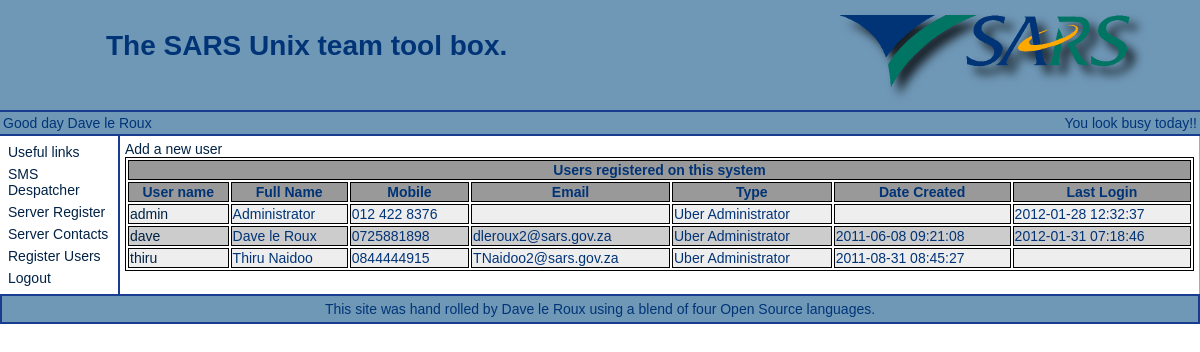
Page /index.php?option=users (signed in) on the committed database.
### tables this page shows
CREATE TABLE `users` (
  `id` int(11) NOT NULL auto_increment,
  `UserName` varchar(40) default NULL,
  `FullName` varchar(60) default NULL,
  `MobilePhone` varchar(25) default NULL,
  `Email` varchar(30) default NULL,
  `Level` int(1) default '1',
  `DateCreated` datetime default NULL,
  `LastLogin` datetime default NULL,
  `Password` varchar(32) default NULL,
  PRIMARY KEY  (`id`),
  UNIQUE KEY `id` (`id`)
);

### functions.php (the view, shortened to what this page needs)
<?php
class layout
{
	function Header( $TitleString )
	{
		echo "<html>\n";
		echo "\t<head>\n";
		echo "\t\t<link href='styles/styles.css' rel='stylesheet' type='text/css'>\n";
		echo "\t</head>\n";
		echo "\t<body leftmargin='0' topmargin='0' marginwidth='0' marginheight='0'>\n";
		echo "\t\t<table width='100%' cellspacing='0' cellpadding='0'>\n";
		echo "\t\t\t<tr height='37' bgcolor='#6f98b7'>\n";
		echo "\t\t\t\t<td valign='bottom' colspan='3' nowrap>\n";
		echo "\t\t\t\t\t<table width='100%' cellspacing='0' cellpadding='0'>\n";
		echo "\t\t\t\t\t\t<tr>\n";
		echo "\t\t\t\t\t\t\t<td align='middle' valign='middle'>\n";
		echo "\t\t\t\t\t\t\t\t<h1><b>$TitleString</b></h1>\n";
		echo "\t\t\t\t\t\t\t</td>\n";
		echo "\t\t\t\t\t\t\t<td align='right'>\n";
		echo "\t\t\t\t\t\t\t\t<img src='images/SARS-WebBanner-2.png' align='absmiddle'>\n";
		echo "\t\t\t\t\t\t\t</td>\n";
		echo "\t\t\t\t\t\t</tr>\n";
		echo "\t\t\t\t\t</table>\n";
		echo "\t\t\t\t</td>\n";
		echo "\t\t\t</tr>\n";
		echo "\t\t\t<tr style='background-color: #183c8f; height: 2px;'>\n";
		echo "\t\t\t\t<td colspan=3 style='background: #183c8f;'>\n";
		echo "\t\t\t\t\t<img src='images/blank.png'>\n";
		echo "\t\t\t\t</td>\n";
		echo "\t\t\t</tr>\n";
		echo "\t\t\t<tr height='5' bgcolor='#6f98b7'>\n";
		echo "\t\t\t\t<td colspan='3'>\n";
		echo "\t\t\t\t\t<table width='100%'>\n";
		echo "\t\t\t\t\t\t<tr>\n";
		echo "\t\t\t\t\t\t\t<td>\n";
		echo "\t\t\t\t\t\t\t\tGood day ".$_SESSION['userfullname']."\n";
		echo "\t\t\t\t\t\t\t</td>\n";
		echo "\t\t\t\t\t\t\t<td align='right'>\n";
		echo "\t\t\t\t\t\t\t\tYou look busy today!!\n";
		echo "\t\t\t\t\t\t\t</td>\n";
		echo "\t\t\t\t\t\t</tr>\n";
		echo "\t\t\t\t\t</table>\n";
		echo "\t\t\t\t</td>\n";
		echo "\t\t\t</tr>\n";
		echo "\t\t\t<tr style='background-color: #183c8f; height: 2px;'>\n";
		echo "\t\t\t\t<td colspan=3 style='background: #183c8f;'>\n";
		echo "\t\t\t\t\t<img src='images/blank.png'>\n";
		echo "\t\t\t\t</td>\n";
		echo "\t\t\t</tr>\n";
		echo "\t\t\t<tr>\n";
		echo "\t\t\t\t<td valign='top' colspan='1' rowspan='2' width='10%' style='padding: 5px; border-right: #183c8f 2px solid;'>\n";
		echo "\t\t\t\t\t<table cellpadding='3' cellspacing='0' border='0' width='100%'>\n";
		echo "\t\t\t\t\t\t<tr>\n";
		echo "\t\t\t\t\t\t\t<td>\n";
		echo "\t\t\t\t\t\t\t\t<a href='index.php?option=links'>Useful links</a>\n";
		echo "\t\t\t\t\t\t\t</td>\n";
		echo "\t\t\t\t\t\t</tr>\n";
		echo "\t\t\t\t\t\t<tr>\n";
		echo "\t\t\t\t\t\t\t<td>\n";
		echo "\t\t\t\t\t\t\t\t<a href='index.php?option=sms'>SMS Despatcher</a>\n";
		echo "\t\t\t\t\t\t\t</td>\n";
		echo "\t\t\t\t\t\t</tr>\n";
		echo "\t\t\t\t\t\t<tr>\n";
		echo "\t\t\t\t\t\t\t<td>\n";
		echo "\t\t\t\t\t\t\t\t<a href='index.php?option=servers&sort=IPAddress'>Server Register</a>\n";
		echo "\t\t\t\t\t\t\t</td>\n";
		echo "\t\t\t\t\t\t</tr>\n";
		if ( $_SESSION['userlevel'] > 3 ) {
			echo "\t\t\t\t\t\t<tr>\n";
			echo "\t\t\t\t\t\t\t<td>\n";
			echo "\t\t\t\t\t\t\t\t<a href='index.php?option=contacts'>Server Contacts</a>\n";
			echo "\t\t\t\t\t\t\t</td>\n";
			echo "\t\t\t\t\t\t</tr>\n";
			echo "\t\t\t\t\t\t<tr>\n";
			echo "\t\t\t\t\t\t\t<td>\n";
			echo "\t\t\t\t\t\t\t\t<a href='index.php?option=users'>Register Users</a>\n";
			echo "\t\t\t\t\t\t\t</td>\n";
			echo "\t\t\t\t\t\t</tr>\n";
		}
		if ( $_SESSION['username'] == "Guest" ) {
			echo "\t\t\t\t\t\t<tr>\n";
			echo "\t\t\t\t\t\t\t<td>\n";
			echo "\t\t\t\t\t\t\t\t<a href='index.php?option=login'>Login</a>\n";
			echo "\t\t\t\t\t\t\t</td>\n";
			echo "\t\t\t\t\t\t</tr>\n";
		} else {
			echo "\t\t\t\t\t\t<tr>\n";
			echo "\t\t\t\t\t\t\t<td>\n";
			echo "\t\t\t\t\t\t\t\t<a href='index.php?option=logout'>Logout</a>\n";
			echo "\t\t\t\t\t\t\t</td>\n";
			echo "\t\t\t\t\t\t</tr>\n";
		}
		echo "\t\t\t\t\t</table>\n";
		echo "\t\t\t\t</td>\n";
		echo "\t\t\t</tr>\n";
		echo "\t\t\t<tr>\n";
		echo "\t\t\t\t<td width='100%' colspan='2' valign='top' style='padding: 5px; border-right: #aaaaaa 1px solid;'>\n";
	}
	function ShowUsers(){
 		$UserList = mysql_query( "select * from users ");
		echo "\t\t\t\t\t<p><a href='index.php?option=adduser'>Add a new user</a></p>\n";
		echo "\t\t\t\t\t<table class='user'>\n";
		echo "\t\t\t\t\t\t<tr class='user'>\n";
		echo "\t\t\t\t\t\t\t<th class='user' colspan=7>\n";
		echo "\t\t\t\t\t\t\t\tUsers registered on this system\n";
		echo "\t\t\t\t\t\t\t</th>\n";
		echo "\t\t\t\t\t\t</tr>\n";
		echo "\t\t\t\t\t\t<tr class='user'>\n";
		echo "\t\t\t\t\t\t\t<th class='user'>\n";
		echo "\t\t\t\t\t\t\t\tUser name\n";
		echo "\t\t\t\t\t\t\t</th>\n";
		echo "\t\t\t\t\t\t\t<th class='user'>\n";
		echo "\t\t\t\t\t\t\t\tFull Name\n";
		echo "\t\t\t\t\t\t\t</th>\n";
		echo "\t\t\t\t\t\t\t<th class='user'>\n";
		echo "\t\t\t\t\t\t\t\tMobile\n";
		echo "\t\t\t\t\t\t\t</th>\n";
		echo "\t\t\t\t\t\t\t<th class='user'>\n";
		echo "\t\t\t\t\t\t\t\tEmail\n";
		echo "\t\t\t\t\t\t\t</th>\n";
		echo "\t\t\t\t\t\t\t<th class='user'>\n";
		echo "\t\t\t\t\t\t\t\tType\n";
		echo "\t\t\t\t\t\t\t</th>\n";
		echo "\t\t\t\t\t\t\t<th class='user'>\n";
		echo "\t\t\t\t\t\t\t\tDate Created\n";
		echo "\t\t\t\t\t\t\t</th>\n";
		echo "\t\t\t\t\t\t\t<th class='user'>\n";
		echo "\t\t\t\t\t\t\t\tLast Login\n";
		echo "\t\t\t\t\t\t\t</th>\n";
		echo "\t\t\t\t\t\t</tr>\n";
		$FlipFlop = false;
		$i = 0;
		while ( $i < mysql_num_rows( $UserList ) ) {
			if ( $FlipFlop ) {
				echo "\t\t\t\t\t\t<tr bgcolor=#cccccc>\n";
			} else {
				echo "\t\t\t\t\t\t<tr bgcolor=#eeeeee>\n";
			}
			echo "\t\t\t\t\t\t\t<td class='user'>\n\t\t\t\t\t\t\t\t<a href='index.php?option=useredit&user=" . mysql_result( $UserList, $i, "id" ) . "'>" . mysql_result( $UserList, $i, "UserName" ) . "</a>\n\t\t\t\t\t\t\t</td>\n";
			echo "\t\t\t\t\t\t\t<td class='user'>\n\t\t\t\t\t\t\t\t" . mysql_result( $UserList, $i, "FullName" ) . "\n\t\t\t\t\t\t\t</td>\n";
			echo "\t\t\t\t\t\t\t<td class='user'>\n\t\t\t\t\t\t\t\t" . mysql_result( $UserList, $i, "MobilePhone" ) . "\n\t\t\t\t\t\t\t</td>\n";
			echo "\t\t\t\t\t\t\t<td class='user'>\n\t\t\t\t\t\t\t\t" . mysql_result( $UserList, $i, "Email" ) . "\n\t\t\t\t\t\t\t</td>\n";
			echo "\t\t\t\t\t\t\t<td class='user'>\n";
			if ( mysql_result( $UserList, $i, "Level" ) == 2 ) {
				echo "\t\t\t\t\t\t\t\tGood Buddy\n";
			} else if ( mysql_result( $UserList, $i, "Level" ) == 3 ) {
				echo "\t\t\t\t\t\t\t\tTeam member\n";
			} else {
				echo "\t\t\t\t\t\t\t\tUber Administrator\n";
			}
			echo "\t\t\t\t\t\t\t</td>\n";
			echo "\t\t\t\t\t\t\t<td class='user'>\n\t\t\t\t\t\t\t\t" . mysql_result( $UserList, $i, "DateCreated" ) . "\n\t\t\t\t\t\t\t</td>\n";
			echo "\t\t\t\t\t\t\t<td class='user'>\n\t\t\t\t\t\t\t\t" . mysql_result( $UserList, $i, "LastLogin" ) . "\n\t\t\t\t\t\t\t</td>\n";
			$FlipFlop = !$FlipFlop;
			$i++;
			echo "\t\t\t\t\t\t</tr>\n";
		}
		echo "\t\t\t\t\t</table>\n";
	}
}
?>

### styles/styles.css (style rules this page uses)
table.user { width: 100%; border-width: 1px; border-spacing: 2px; border-style: solid; border-color: #000000; }
td.user { border-width: 1px; border-spacing: 2px; border-style: solid; border-color: #000000; }
tr.user { border-width: 1px; border-spacing: 2px; border-style: solid; border-color: #000000; }
th.user { border-width: 1px; border-spacing: 2px; border-style: solid; border-color: #000000; background-color: #999999; }
body, table, tr, td, p, li, ul { margin: 0px 0px 0px 0px; font-family: "Trebuchet MS",Trebuchet,Arial,Helvetica,sans-serif; color: #003477; font-size: 14px; background-repeat: repeat-y; }
a, a:visited { text-decoration: none; color: #002244; }

### rows in the picture
users: UserName "admin", FullName "Administrator", MobilePhone "012 422 8376", Level "Uber Administrator", LastLogin "2012-01-28 12:32:37"
users: UserName "dave", FullName "Dave le Roux", MobilePhone "0725881898", Email "dleroux2@sars.gov.za", Level "Uber Administrator", DateCreated "2011-06-08 09:21:08", LastLogin "2012-01-31 07:18:46"
users: UserName "thiru", FullName "Thiru Naidoo", MobilePhone "0844444915", Email "TNaidoo2@sars.gov.za", Level "Uber Administrator", DateCreated "2011-08-31 08:45:27"

### other values in the picture
$TitleString "The SARS Unix team tool box."
$_SESSION['userfullname'] "Dave le Roux"
